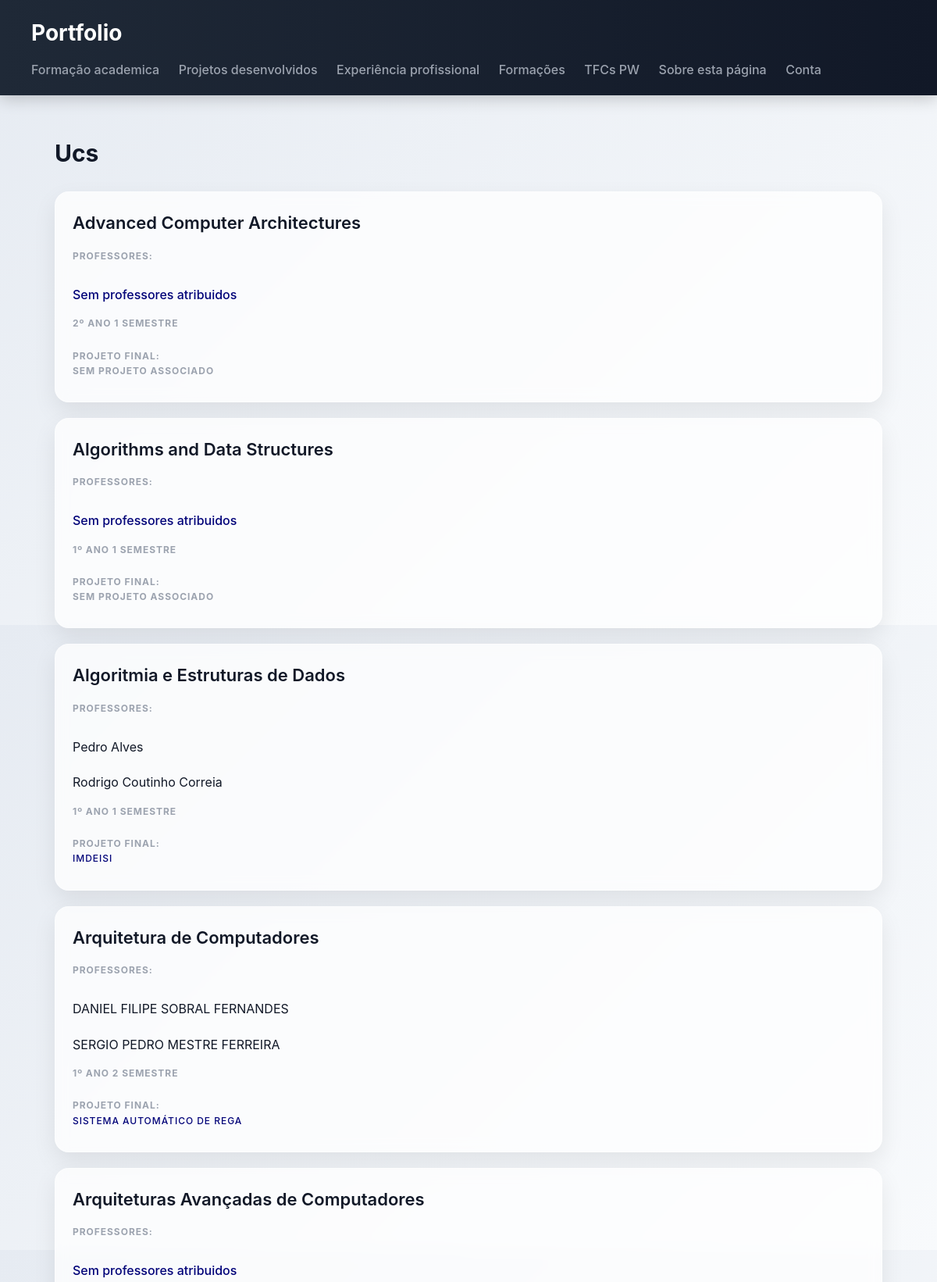
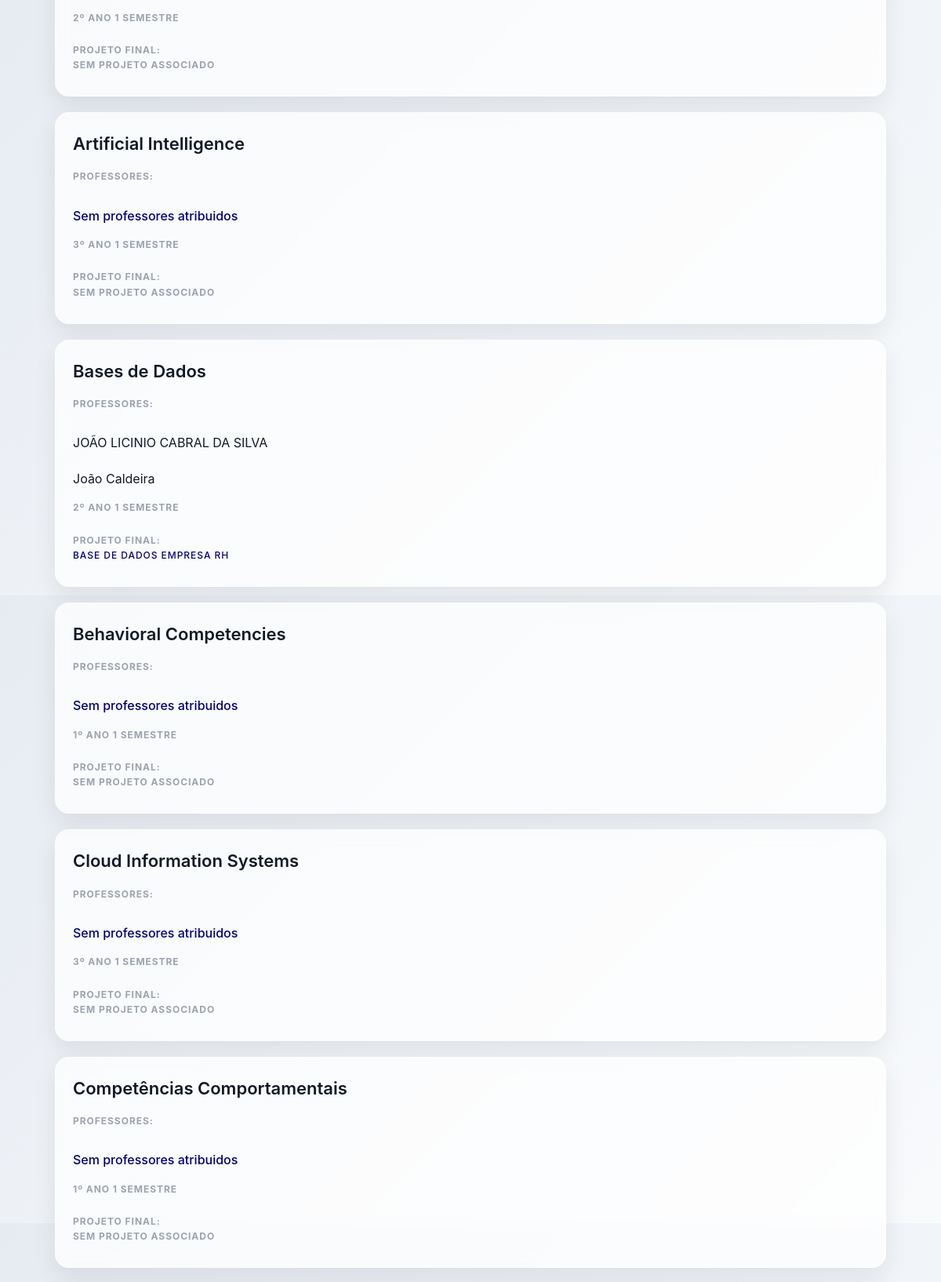
The page / (upper part) on the database its author committed (2 pictures, top to bottom).
### portfolio/models.py (models this page shows, shortened)
class UC (models.Model):
    nome = models.CharField(max_length=500, null=False, blank=False)
    docentes = models.ManyToManyField(Docente, blank=False)
    tecnologias_aprendidas = models.ManyToManyField(Tecnologia, blank=True)
    projeto_final = models.OneToOneField(Projeto, null=True, on_delete=models.SET_NULL, blank=True)
    resumo = models.CharField(max_length=100)
    ect = models.IntegerField(blank=False, null=True)
    ano_curricular = models.IntegerField(blank=False, null=True)
    semestre = models.IntegerField(blank=False, null= True)
    class Meta:
        ordering = ['nome']

class Docente (models.Model):
    nome = models.CharField(max_length=200, null=False, blank=False)
    link = models.URLField(blank=True, null = True)
    email = models.EmailField(blank=True)
    class Meta:
        ordering = ['nome']
    def __str__(self):
        return self.nome

class Projeto (models.Model):
    titulo = models.CharField(max_length=100, null=False, blank=False)
    docentes = models.ManyToManyField(Docente, blank=False)
    nota_final = models.DecimalField(max_digits=3, decimal_places=1, null= False, blank=False)
    tecnologias_usadas = models.ManyToManyField(Tecnologia, blank=False)
    descricao = models.CharField(max_length=200)
    exemplo = models.ImageField(upload_to='projetos/', null=True, blank=True)
    link_deisi = models.URLField(null=True ,blank=True)
    class Meta:
        ordering = ['titulo']
    def __str__(self):
        return self.titulo

### portfolio/views.py (the view)
# urls.py: path("", views.ucs_view, name='ucs'),
def ucs_view(request):
    ucs = UC.objects.all()
    return render(request, 'portfolio/ucs.html', {'ucs': ucs})

### portfolio/templates/portfolio/ucs.html
{% extends "portfolio/base.html" %}
{% block content %}
<h2>Ucs</h2>
<section>
    {% for uc in ucs %}
    <article>
        <header>
            <h3>{{ uc.nome }}</h3>
        </header>
        <section>
            <h4>Professores:</h4>
            {% for docente in uc.docentes.all %}
            <ul>{{docente}}</ul>
            {% empty %}
            <a>Sem professores atribuidos</a>
            {%endfor%}
        </section>
        <section>
            <h4>{{uc.ano_curricular}}º ano {{uc.semestre}} semestre</h4>
        </section>
        <section>
            <h4>Projeto final:
                <ul>
                {% if uc.projeto_final %}
                <a href="{% url 'projeto' uc.projeto_final.id %}">
                    {{ uc.projeto_final }}
                </a>
                {% else %}
                <span>Sem projeto associado</span>
                {% endif %}
                </ul>
            </h4>
        </section>
    </article>
    {%endfor%}
</section>
{% endblock %}

### portfolio/static/portfolio/styles.css (style rules this page uses)
* { box-sizing: border-box; margin: 0; padding: 0; }
body { font-family: "Inter", "Segoe UI", system-ui, -apple-system, sans-serif; background: linear-gradient(135deg, #e6ebf2, #f8fafc); color: #111827; line-height: 1.6; }
h2 { margin-bottom: 25px; font-size: 30px; font-weight: 700; }
section { display: grid; gap: 20px; }
section > article { background: rgba(255,255,255,0.75); backdrop-filter: blur(8px); padding: 22px; border-radius: 18px; border: 1px solid rgba(255,255,255,0.4); box-shadow: 0 12px 30px rgba(0,0,0,0.08); transition: all 0.3s ease; }
article > header h3 { font-size: 22px; font-weight: 600; margin-bottom: 6px; }
article > section { margin-top: 14px; }
article > section > h4 { font-size: 12px; text-transform: uppercase; color: #9ca3af; margin-bottom: 8px; letter-spacing: 0.08em; }
article > section > ul { list-style: none; display: flex; flex-wrap: wrap; gap: 8px; }
a { color: #000278; text-decoration: none; font-weight: 500; }

### rows shown on the page
UC: nome "Advanced Computer Architectures", ano_curricular "2", semestre "1", shows "SEM PROJETO ASSOCIADO"
UC: nome "Algorithms and Data Structures", ano_curricular "1", semestre "1", shows "SEM PROJETO ASSOCIADO"
UC: nome "Algoritmia e Estruturas de Dados", ano_curricular "1", semestre "1", projeto_final "IMDEISI"
Docente: nome "Pedro Alves"
Docente: nome "Rodrigo Coutinho Correia"
UC: nome "Arquitetura de Computadores", ano_curricular "1", semestre "2", projeto_final "SISTEMA AUTOMÁTICO DE REGA"
Docente: nome "DANIEL FILIPE SOBRAL FERNANDES"
Docente: nome "SERGIO PEDRO MESTRE FERREIRA"
UC: nome "Arquiteturas Avançadas de Computadores", ano_curricular "2", semestre "1", shows "SEM PROJETO ASSOCIADO"
UC: nome "Artificial Intelligence", ano_curricular "3", semestre "1", shows "SEM PROJETO ASSOCIADO"
UC: nome "Bases de Dados", ano_curricular "2", semestre "1", projeto_final "BASE DE DADOS EMPRESA RH"
Docente: nome "JOÃO LICINIO CABRAL DA SILVA"
Docente: nome "João Caldeira"
UC: nome "Behavioral Competencies", ano_curricular "1", semestre "1", shows "SEM PROJETO ASSOCIADO"
UC: nome "Cloud Information Systems", ano_curricular "3", semestre "1", shows "SEM PROJETO ASSOCIADO"
UC: nome "Competências Comportamentais", ano_curricular "1", semestre "1", shows "SEM PROJETO ASSOCIADO"
